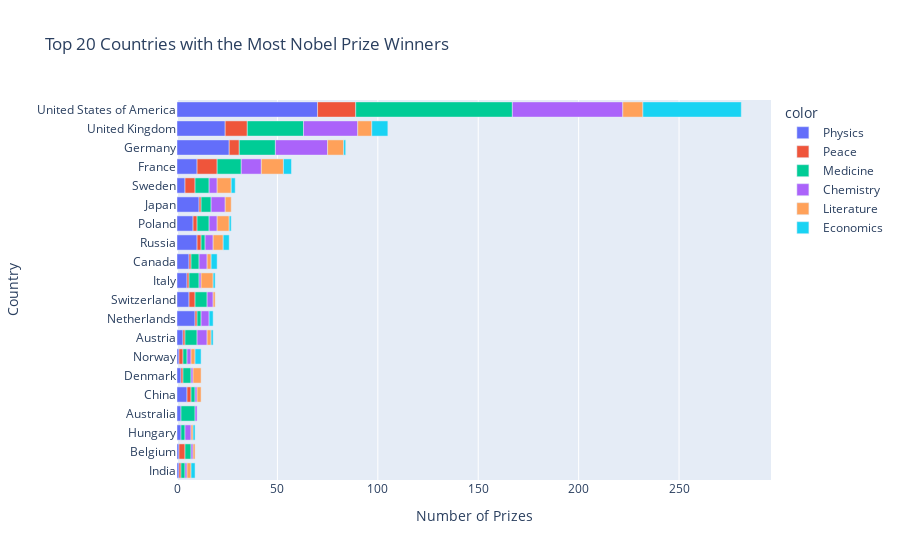

Notebook source saved alongside this figure:
### Code cell
cat_cntry_bar = px.bar(y=merged_df.birth_country_current, x=merged_df.cat_prize, orientation='h', title="Top 20 Countries with the Most Nobel Prize Winners", color=merged_df.category)
cat_cntry_bar.update_layout(xaxis_title="Number of Prizes", yaxis_title="Country")
cat_cntry_bar.show()

### Figure 1 — Plotly figure (JSON) as saved in the notebook; plotly's stock layout.template omitted (floating-point values rounded to 4 significant figures)
{"data": [{"alignmentgroup": "True", "hovertemplate": "color=Physics<br>x=%{x}<br>y=%{y}<extra></extra>", "legendgroup": "Physics", "marker": {"color": "#636efa", "pattern": {"shape": ""}}, "name": "Physics", "offsetgroup": "Physics", "orientation": "h", "showlegend": true, "textposition": "auto", "type": "bar", "x": [1, 1, 2, 2, 5, 2, 1, 3, 9, 6, 5, 6, 10, 8, 11, 4, 10, 26, 24, 70], "xaxis": "x", "y": ["India", "Belgium", "Hungary", "Australia", "China", "Denmark", "Norway", "Austria", "Netherlands", "Switzerland", "Italy", "Canada", "Russia", "Poland", "Japan", "Sweden", "France", "Germany", "United Kingdom", "United States of America"], "yaxis": "y"}, {"alignmentgroup": "True", "hovertemplate": "color=Peace<br>x=%{x}<br>y=%{y}<extra></extra>", "legendgroup": "Peace", "marker": {"color": "#EF553B", "pattern": {"shape": ""}}, "name": "Peace", "offsetgroup": "Peace", "orientation": "h", "showlegend": true, "textposition": "auto", "type": "bar", "x": [1, 3, 2, 1, 2, 1, 1, 1, 3, 1, 2, 1, 2, 5, 10, 5, 11, 19], "xaxis": "x", "y": ["India", "Belgium", "China", "Denmark", "Norway", "Austria", "Netherlands", "Italy", "Switzerland", "Canada", "Russia", "Japan", "Poland", "Sweden", "France", "Germany", "United Kingdom", "United States of America"], "yaxis": "y"}, {"alignmentgroup": "True", "hovertemplate": "color=Medicine<br>x=%{x}<br>y=%{y}<extra></extra>", "legendgroup": "Medicine", "marker": {"color": "#00cc96", "pattern": {"shape": ""}}, "name": "Medicine", "offsetgroup": "Medicine", "orientation": "h", "showlegend": true, "textposition": "auto", "type": "bar", "x": [3, 2, 2, 7, 4, 2, 2, 6, 2, 6, 5, 4, 2, 6, 5, 7, 12, 18, 28, 78], "xaxis": "x", "y": ["Belgium", "Hungary", "India", "Australia", "Denmark", "China", "Norway", "Austria", "Netherlands", "Switzerland", "Italy", "Canada", "Russia", "Poland", "Japan", "Sweden", "France", "Germany", "United Kingdom", "United States of America"], "yaxis": "y"}, {"alignmentgroup": "True", "hovertemplate": "color=Chemistry<br>x=%{x}<br>y=%{y}<extra></extra>", "legendgroup": "Chemistry", "marker": {"color": "#ab63fa", "pattern": {"shape": ""}}, "name": "Chemistry", "offsetgroup": "Chemistry", "orientation": "h", "showlegend": true, "textposition": "auto", "type": "bar", "x": [1, 3, 1, 1, 1, 1, 2, 5, 4, 1, 3, 4, 4, 7, 4, 4, 10, 26, 27, 55], "xaxis": "x", "y": ["Belgium", "Hungary", "India", "Australia", "China", "Denmark", "Norway", "Austria", "Netherlands", "Italy", "Switzerland", "Canada", "Russia", "Japan", "Poland", "Sweden", "France", "Germany", "United Kingdom", "United States of America"], "yaxis": "y"}, {"alignmentgroup": "True", "hovertemplate": "color=Literature<br>x=%{x}<br>y=%{y}<extra></extra>", "legendgroup": "Literature", "marker": {"color": "#FFA15A", "pattern": {"shape": ""}}, "name": "Literature", "offsetgroup": "Literature", "orientation": "h", "showlegend": true, "textposition": "auto", "type": "bar", "x": [1, 1, 2, 2, 2, 4, 2, 1, 6, 2, 5, 3, 6, 7, 11, 8, 7, 10], "xaxis": "x", "y": ["Belgium", "Hungary", "India", "Norway", "China", "Denmark", "Austria", "Switzerland", "Italy", "Canada", "Russia", "Japan", "Poland", "Sweden", "France", "Germany", "United Kingdom", "United States of America"], "yaxis": "y"}, {"alignmentgroup": "True", "hovertemplate": "color=Economics<br>x=%{x}<br>y=%{y}<extra></extra>", "legendgroup": "Economics", "marker": {"color": "#19d3f3", "pattern": {"shape": ""}}, "name": "Economics", "offsetgroup": "Economics", "orientation": "h", "showlegend": true, "textposition": "auto", "type": "bar", "x": [1, 2, 3, 1, 2, 1, 3, 3, 1, 2, 4, 1, 8, 49], "xaxis": "x", "y": ["Hungary", "India", "Norway", "Austria", "Netherlands", "Italy", "Canada", "Russia", "Poland", "Sweden", "France", "Germany", "United Kingdom", "United States of America"], "yaxis": "y"}], "layout": {"barmode": "relative", "legend": {"title": {"text": "color"}, "tracegroupgap": 0}, "title": {"text": "Top 20 Countries with the Most Nobel Prize Winners"}, "xaxis": {"anchor": "y", "domain": [0, 1], "title": {"text": "Number of Prizes"}}, "yaxis": {"anchor": "x", "domain": [0, 1], "title": {"text": "Country"}}}}
